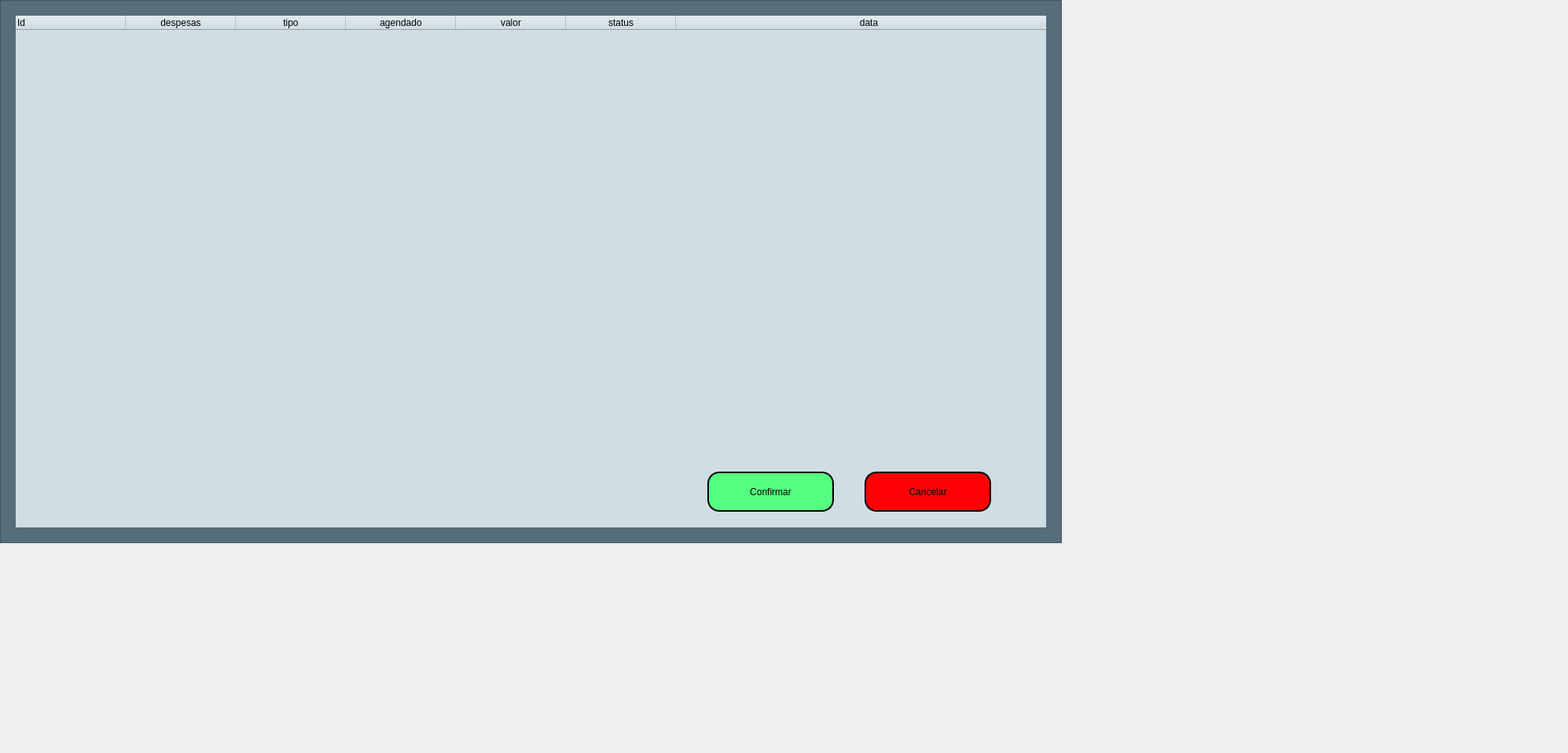
<?xml version="1.0" encoding="UTF-8"?>
<ui version="4.0">
 <class>MainWindow</class>
 <widget class="QMainWindow" name="MainWindow">
  <property name="geometry">
   <rect>
    <x>0</x>
    <y>0</y>
    <width>1995</width>
    <height>958</height>
   </rect>
  </property>
  <property name="windowTitle">
   <string>MainWindow</string>
  </property>
  <widget class="QWidget" name="widget">
   <widget class="QFrame" name="frame">
    <property name="geometry">
     <rect>
      <x>0</x>
      <y>0</y>
      <width>1351</width>
      <height>691</height>
     </rect>
    </property>
    <property name="styleSheet">
     <string notr="true">background-color: rgba(86,109,124,255);</string>
    </property>
    <property name="frameShape">
     <enum>QFrame::StyledPanel</enum>
    </property>
    <property name="frameShadow">
     <enum>QFrame::Raised</enum>
    </property>
    <widget class="QFrame" name="frame_2">
     <property name="geometry">
      <rect>
       <x>20</x>
       <y>20</y>
       <width>1311</width>
       <height>651</height>
      </rect>
     </property>
     <property name="styleSheet">
      <string notr="true">font: 19pt &quot;MS Sans Serif&quot;;
background-color: rgba(207,222,229,255);
border-radius: 1px;
border-width:2px;</string>
     </property>
     <property name="frameShape">
      <enum>QFrame::StyledPanel</enum>
     </property>
     <property name="frameShadow">
      <enum>QFrame::Raised</enum>
     </property>
     <widget class="QPushButton" name="btnConfirmar">
      <property name="geometry">
       <rect>
        <x>880</x>
        <y>580</y>
        <width>161</width>
        <height>51</height>
       </rect>
      </property>
      <property name="styleSheet">
       <string notr="true">border-radius: 15px;
border-width:2px;
border-style:outset;
border-color:black;
color: #000;
background-color: rgb(85, 255, 127);</string>
      </property>
      <property name="text">
       <string>Confirmar</string>
      </property>
     </widget>
     <widget class="QPushButton" name="btnCancelar">
      <property name="geometry">
       <rect>
        <x>1080</x>
        <y>580</y>
        <width>161</width>
        <height>51</height>
       </rect>
      </property>
      <property name="styleSheet">
       <string notr="true">border-radius: 15px;
border-width:2px;
border-style:outset;
border-color:black;
color: #000;
background-color: rgb(254, 0, 4);</string>
      </property>
      <property name="text">
       <string>Cancelar</string>
      </property>
     </widget>
     <widget class="QTableWidget" name="tableWidget">
      <property name="geometry">
       <rect>
        <x>0</x>
        <y>0</y>
        <width>1331</width>
        <height>511</height>
       </rect>
      </property>
      <property name="contextMenuPolicy">
       <enum>Qt::CustomContextMenu</enum>
      </property>
      <property name="styleSheet">
       <string notr="true">border-radius: 15px;
border-width:2px;
color: rgb(0, 0, 0);</string>
      </property>
      <attribute name="horizontalHeaderDefaultSectionSize">
       <number>140</number>
      </attribute>
      <attribute name="horizontalHeaderStretchLastSection">
       <bool>true</bool>
      </attribute>
      <attribute name="verticalHeaderDefaultSectionSize">
       <number>30</number>
      </attribute>
      <column>
       <property name="text">
        <string>Id</string>
       </property>
       <property name="textAlignment">
        <set>AlignLeading|AlignVCenter</set>
       </property>
      </column>
      <column>
       <property name="text">
        <string>despesas</string>
       </property>
      </column>
      <column>
       <property name="text">
        <string>tipo</string>
       </property>
      </column>
      <column>
       <property name="text">
        <string>agendado</string>
       </property>
      </column>
      <column>
       <property name="text">
        <string>valor</string>
       </property>
      </column>
      <column>
       <property name="text">
        <string>status</string>
       </property>
      </column>
      <column>
       <property name="text">
        <string>data</string>
       </property>
      </column>
     </widget>
    </widget>
   </widget>
  </widget>
 </widget>
 <resources/>
 <connections/>
</ui>
